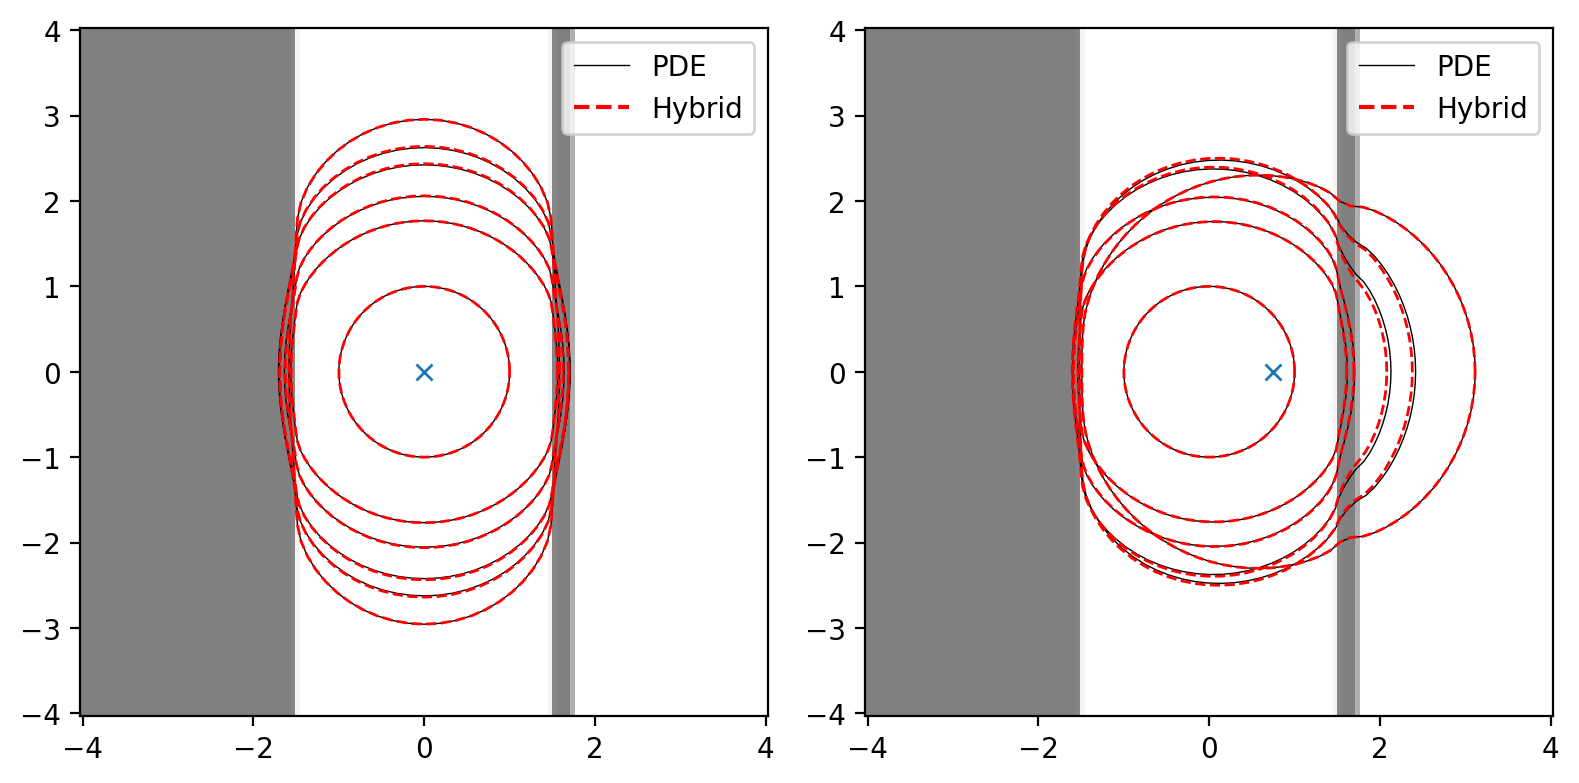

The Python source for this figure:
# -*- coding: utf-8 -*-
"""
Data generation for figure 05
"""
import sys
sys.path.append("../main/")
from ODEdrop import *
from matplotlib.gridspec import GridSpec
from matplotlib.colors import LinearSegmentedColormap

cmap = LinearSegmentedColormap.from_list('custom greys', [(1,1,1),(0.5,0.5,0.5)], N=256)

# Heterogeneity
def g(x,y):
    return 1.2+0.25*(-np.tanh(50*(x+1.5))+np.tanh(50*(x-1.5))-np.tanh(50*(x-1.75)))

# Volume variations
def V(t):
    return ( np.pi*(1+2*np.tanh(2*np.pi*t/100)), np.pi**2/(25*(np.cosh(np.pi*t/50))**2) )

# Shade surface profile
Npt = 150
xf,yf = np.meshgrid(np.linspace(-4,4,Npt),np.linspace(-4,4,Npt))
Gf = g(xf,yf)
    

fig = plt.figure(figsize=(8,4),tight_layout=True)
gs = GridSpec(1, 2, figure=fig)

# Locations of delta functions
Xd = [0,0.75]

# Data files
PDEfiles = ["Figure05_PDE_a","Figure05_PDE_b"]

# Times at which profiles are plotted
Tp = [0,5,10,20,30,300]

for ax in [0,1]:
    fig.add_subplot(gs[ax],adjustable='box',aspect=1)
    plt.pcolor(xf[0],yf[:,0],Gf,shading='auto',cmap=cmap)
    
    # Legend
    plt.plot([],'k',lw=0.5,label='PDE')
    plt.plot([],'r--',label='Hybrid')
    plt.legend()
    
    # Plot contact line shapes from PDE
    n = 100
    PDEdata = loadmat(PDEfiles[ax])
    u = 2*np.pi*np.arange(1,n+1)/n
    Xc = PDEdata["X"]
    Yc = PDEdata["Y"]
    CL = PDEdata["Bound"]
    tPDE=PDEdata["tPDE"]
    
    for i in Tp:
        X = Xc[i*10] + CL[i*10,:]*np.cos(u)
        Y = Yc[i*10] + CL[i*10,:]*np.sin(u)
        plt.fill(X,Y,edgecolor='k',fill=False,lw=0.5)
    
    # Plot contact line shapes from BIM
    drop = ODEdrop(ic=1, t_end=300, V=V, flux=(Xd[ax],0,1),het=g,method='RK45')
    drop.solve()
    drop.drawcl(Tp,color='r',style='--')

    # Show location of delta function
    plt.plot(Xd[ax],0,'x',markersize=6)

# Export
plt.savefig('Figure05ab.png', bbox_inches='tight', dpi=200)
